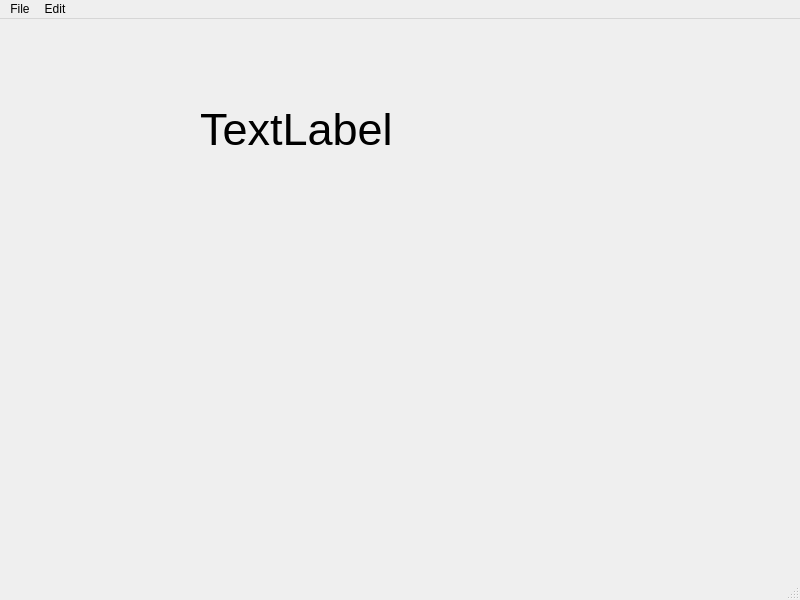
<?xml version="1.0" encoding="UTF-8"?>
<ui version="4.0">
 <class>MainWindow</class>
 <widget class="QMainWindow" name="MainWindow">
  <property name="geometry">
   <rect>
    <x>0</x>
    <y>0</y>
    <width>800</width>
    <height>600</height>
   </rect>
  </property>
  <property name="windowTitle">
   <string>MainWindow</string>
  </property>
  <widget class="QWidget" name="centralwidget">
   <widget class="QLabel" name="label">
    <property name="geometry">
     <rect>
      <x>200</x>
      <y>40</y>
      <width>331</width>
      <height>141</height>
     </rect>
    </property>
    <property name="font">
     <font>
      <pointsize>34</pointsize>
     </font>
    </property>
    <property name="text">
     <string>TextLabel</string>
    </property>
   </widget>
  </widget>
  <widget class="QMenuBar" name="menubar">
   <property name="geometry">
    <rect>
     <x>0</x>
     <y>0</y>
     <width>800</width>
     <height>33</height>
    </rect>
   </property>
   <widget class="QMenu" name="menuFile">
    <property name="title">
     <string>File</string>
    </property>
    <addaction name="actionNew"/>
    <addaction name="actionSave"/>
   </widget>
   <widget class="QMenu" name="menuEdit">
    <property name="title">
     <string>Edit</string>
    </property>
    <addaction name="actionCopy"/>
    <addaction name="actionPaste"/>
   </widget>
   <addaction name="menuFile"/>
   <addaction name="menuEdit"/>
  </widget>
  <widget class="QStatusBar" name="statusbar"/>
  <action name="actionNew">
   <property name="text">
    <string>New</string>
   </property>
   <property name="statusTip">
    <string>Create a new File</string>
   </property>
   <property name="shortcut">
    <string>Ctrl+N</string>
   </property>
  </action>
  <action name="actionSave">
   <property name="text">
    <string>Save</string>
   </property>
   <property name="statusTip">
    <string>Save File</string>
   </property>
   <property name="shortcut">
    <string>Ctrl+S</string>
   </property>
  </action>
  <action name="actionCopy">
   <property name="text">
    <string>Copy</string>
   </property>
   <property name="statusTip">
    <string>Copy a File</string>
   </property>
   <property name="shortcut">
    <string>Ctrl+C</string>
   </property>
  </action>
  <action name="actionPaste">
   <property name="text">
    <string>Paste</string>
   </property>
   <property name="statusTip">
    <string>Paste a File</string>
   </property>
   <property name="shortcut">
    <string>Ctrl+V</string>
   </property>
  </action>
 </widget>
 <resources/>
 <connections/>
</ui>
